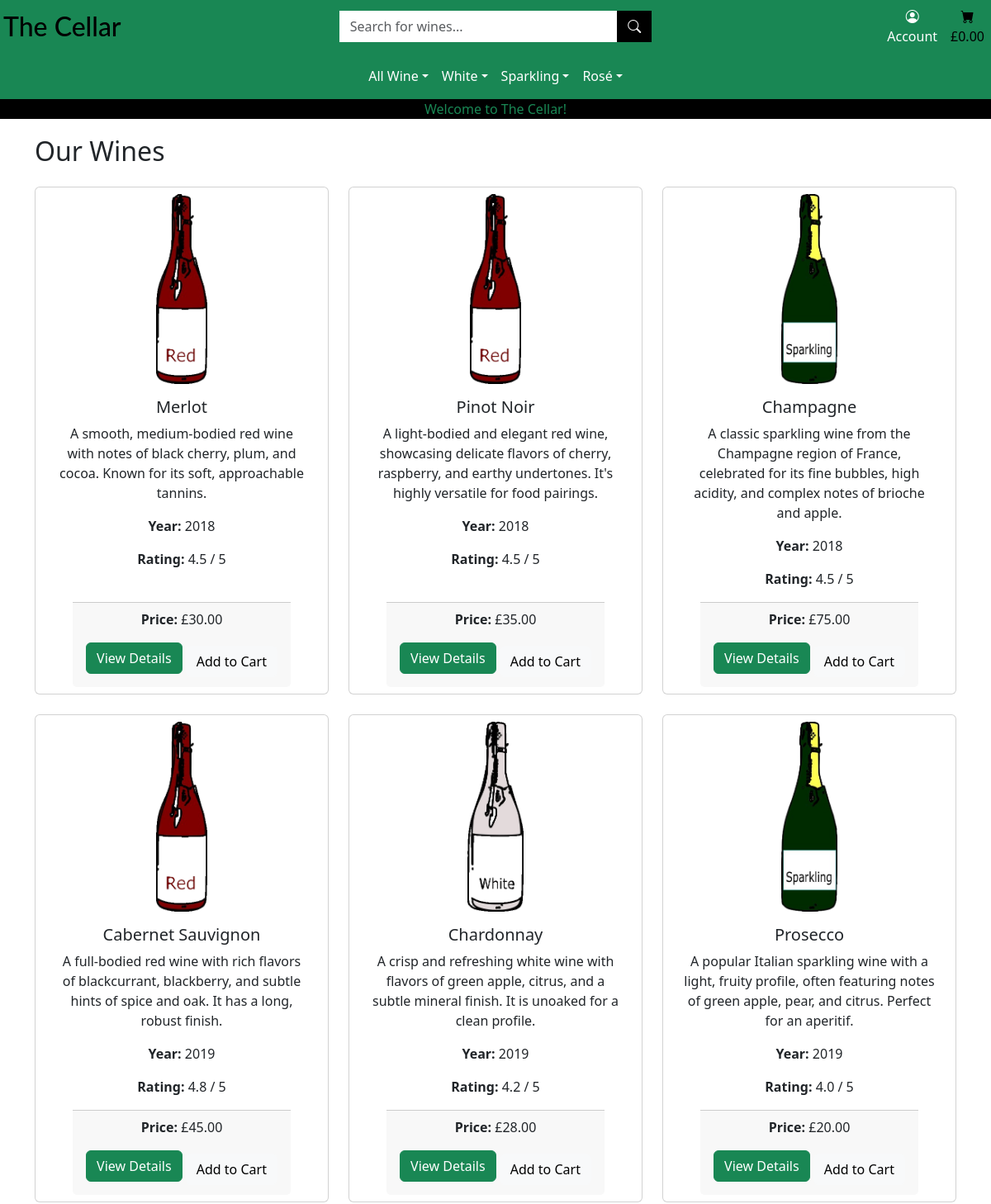
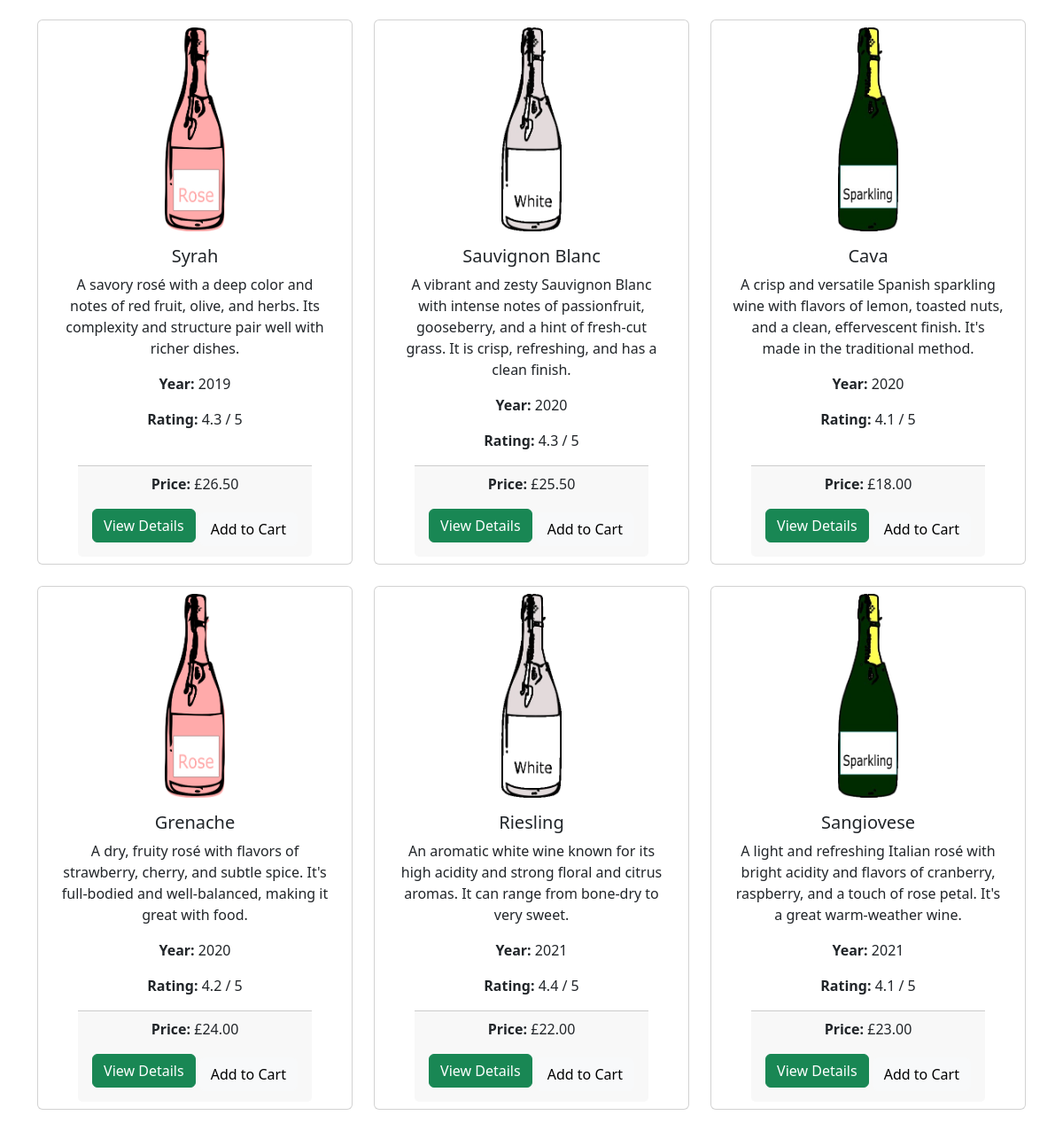
/products/?sort=year, run on the app's committed database (2 pictures, top to bottom).
### products/models.py (models this page shows, shortened)
class Wine(models.Model):
    name = models.CharField(max_length=200)
    category = models.ForeignKey(Category, on_delete=models.SET_NULL, related_name='wines', null=True, blank=True)
    description = models.TextField()
    price = models.DecimalField(max_digits=10, decimal_places=2)
    image = models.ImageField(blank=True, null=True)
    rating = models.FloatField(null=True, blank=True)
    year = models.PositiveIntegerField(null=True, blank=True)

### products/views.py (the view)
# urls.py: path('', views.all_wines, name='all_wines'),
def all_wines(request):
    wines = Wine.objects.all()
    query = None
    categories = None
    sort = None
    direction = None
    if 'sort' in request.GET:
        sortkey = request.GET['sort']
        sort = sortkey
        if sortkey == 'name':
            sortkey = 'lower_name'
            wines = wines.annotate(lower_name=Lower('name'))
        if 'direction' in request.GET:
            direction = request.GET['direction']
            if direction == 'desc':
                sortkey = f'-{sortkey}'
        wines = wines.order_by(sortkey)
    if 'category' in request.GET:
        categories = request.GET['category'].split(',')
        wines = wines.filter(category__name__in=categories)
        categories = Category.objects.filter(name__in=categories)
    if 'q' in request.GET:
        query = request.GET['q']
        if not query:
            messages.error(request, "You didn't enter any search criteria!")
            return redirect(reverse('all_wines'))
        wines = wines.filter(Q(name__icontains=query) | Q(description__icontains=query))
    context = {       #create a context dictionary to pass data to the template
        'wines': wines,
        'search_term': query,
        'current_categories': categories,
        'current_sorting': f'{sort}_{direction}',
    }
    return render(request, 'products.html', context)

### products/templates/products.html (shortened to what this page needs)
{% extends "base.html" %}
{% load static %}
{% block content %}
<div class="container">
    <h2 class="my-4">Our Wines</h2>
    <div class="row">
        {% for wine in wines %}
        <div class="col-md-4 mb-4">
            <div class="card h-100 d-flex align-items-center px-2 py-2">
                {% if wine.image %}
                    <img src="{{ wine.image.url }}" class="card-img-top" alt="{{ wine.name }}">
                {% else %}
                    <img src="{% static 'images/placeholder.png' %}" class="card-img-top" alt="No image available">
                {% endif %}
                    <div class="card-body text-center">
                        <h5 class="card-title">{{ wine.name }}</h5>
                        <p class="card-text">{{ wine.description }}</p>
                        <p class="card-text"><strong>Year:</strong> {{ wine.year }}</p>
                        <p class="card-text"><strong>Rating:</strong> {{ wine.rating }} / 5</p>
                    </div>
                    <div class="card-footer text-center">
                        <p class="card-text"><strong>Price:</strong> £{{ wine.price|floatformat:2 }}</p>
                        <a href="{% url 'wine_detail' wine.id %}" class="btn btn-success mb-2">View Details</a>
                        <form method="post" action="{% url 'shop_home' %}" class="d-inline">
                            <button type="submit" class="btn btn-light">Add to Cart</button>
                        </form>
                 </div>
            </div>
        </div>
        {% endfor %}
    </div>
</div>
{% endblock %}

### static/css/base.css (style rules this page uses)
body { padding-top: 140px; }
.card-img-top { width: 20%; height: 230px; }
@media (min-width: 768px) { .card-img-top { width: 30%; height: 230px; object-fit: contain; } }

### data on the page
Wine: image (picture), name "Merlot", description "A smooth, medium-bodied red wine with notes of black cherry, plum, and cocoa. Known for its soft, approachable tannins.", year "2018", rating "4.5", price "30.00"
Wine: image (picture), name "Pinot Noir", description "A light-bodied and elegant red wine, showcasing delicate flavors of cherry, raspberry, and earthy undertones. It's highly versatile for food pairings.", year "2018", rating "4.5", price "35.00"
Wine: image (picture), name "Champagne", description "A classic sparkling wine from the Champagne region of France, celebrated for its fine bubbles, high acidity, and complex notes of brioche and apple.", year "2018", rating "4.5", price "75.00"
Wine: image (picture), name "Cabernet Sauvignon", description "A full-bodied red wine with rich flavors of blackcurrant, blackberry, and subtle hints of spice and oak. It has a long, robust finish.", year "2019", rating "4.8", price "45.00"
Wine: image (picture), name "Chardonnay", description "A crisp and refreshing white wine with flavors of green apple, citrus, and a subtle mineral finish. It is unoaked for a clean profile.", year "2019", rating "4.2", price "28.00"
Wine: image (picture), name "Prosecco", description "A popular Italian sparkling wine with a light, fruity profile, often featuring notes of green apple, pear, and citrus. Perfect for an aperitif.", year "2019", rating "4.0", price "20.00"
Wine: image (picture), name "Syrah", description "A savory rosé with a deep color and notes of red fruit, olive, and herbs. Its complexity and structure pair well with richer dishes.", year "2019", rating "4.3", price "26.50"
Wine: image (picture), name "Sauvignon Blanc", description "A vibrant and zesty Sauvignon Blanc with intense notes of passionfruit, gooseberry, and a hint of fresh-cut grass. It is crisp, refreshing, and has a clean finish.", year "2020", rating "4.3", price "25.50"
Wine: image (picture), name "Cava", description "A crisp and versatile Spanish sparkling wine with flavors of lemon, toasted nuts, and a clean, effervescent finish. It's made in the traditional method.", year "2020", rating "4.1", price "18.00"
Wine: image (picture), name "Grenache", description "A dry, fruity rosé with flavors of strawberry, cherry, and subtle spice. It's full-bodied and well-balanced, making it great with food.", year "2020", rating "4.2", price "24.00"
Wine: image (picture), name "Riesling", description "An aromatic white wine known for its high acidity and strong floral and citrus aromas. It can range from bone-dry to very sweet.", year "2021", rating "4.4", price "22.00"
Wine: image (picture), name "Sangiovese", description "A light and refreshing Italian rosé with bright acidity and flavors of cranberry, raspberry, and a touch of rose petal. It's a great warm-weather wine.", year "2021", rating "4.1", price "23.00"
